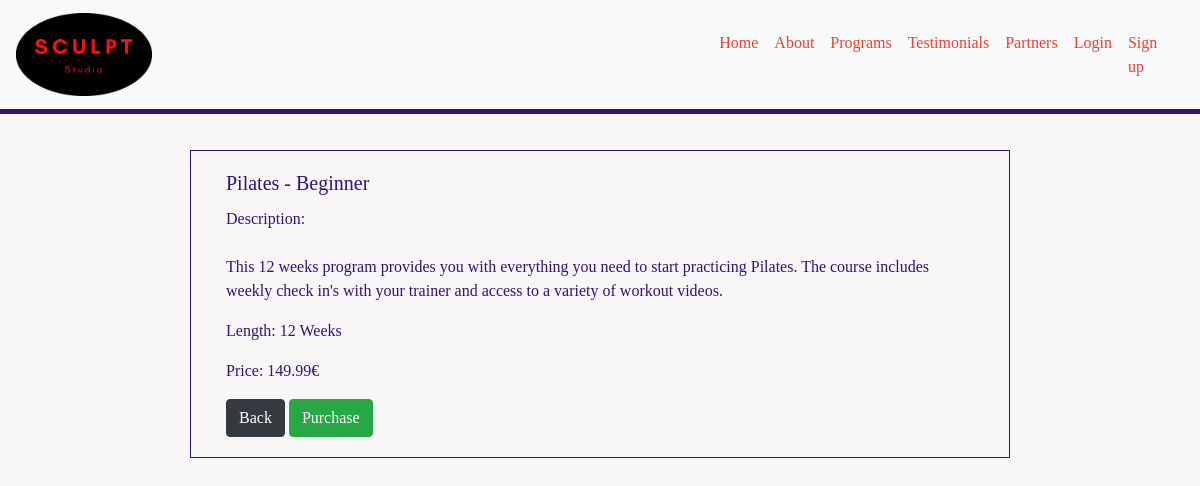
The app's page /programs/1 with its own data.
### programs/models.py (models this page shows, shortened)
class Programs(models.Model):
    class Meta:
        verbose_name_plural = 'Programs'
    name = models.CharField(max_length=100)
    type = models.CharField(max_length=100)
    description = models.TextField()
    price = models.DecimalField(max_digits=6, decimal_places=2)

### programs/views.py (the view)
# urls.py: path('<int:program_id>', views.program_details, name='program_details'),
def program_details(request, program_id):
    programs = get_object_or_404(Programs, pk=program_id)
    context = {
        'programs': programs
    }
    return render(request, 'programs/program_details.html', context)

### programs/templates/programs/program_details.html
{% extends 'base.html' %}
{% block content %}
<div class="row justify-content-center">
  <div class="col-8 programs">
    <div class="card">
      <div class="card-body">
        <h5 class="card-title">{{ programs.name }}</h5>
        <p class="card-text">Description: <br><br>  {{ programs.description }}</p>
        <p class="card-text">Length: {{ programs.type }}</p>
        <p class="card-text">Price: {{ programs.price }}€</p>
        {% if request.user.is_authenticated and request.user.is_superuser %}
        <a href="{% url 'edit_program' program.id %}" class="btn btn-danger">Edit</a>
        <a href="#" class="btn btn-danger">Delete</a>
        <a href="{% url 'programs' %}" class="btn btn-dark btn-primary">Back</a>
        <a href="#" class="btn btn-success btn-primary">Purchase</a>
        {% else %}
        <a href="{% url 'programs' %}" class="btn btn-dark btn-primary">Back</a>
        <a href="#" class="btn btn-success btn-primary">Purchase</a>
        {% endif %}
      </div>
    </div>
  </div>
</div>
{% endblock %}

### static/css/main.css (style rules this page uses)
* { font-family: 'Noto Serif JP', serif; color: rgb(51, 18, 118); font-weight: 500; }
body { background-color: rgb(248, 246, 246); }
a { color: rgb(239, 64, 41); transition: 0.5s; }
.card { background-color: rgb(248, 246, 246); border: none; }
.programs { border: 1px solid rgb(51, 18, 118); margin: 20px; }

### records on screen
Programs: name "Pilates - Beginner", description "This 12 weeks program provides you with everything you need to start practicing Pilates. The course includes weekly check in's with your trainer and access to a variety of workout videos.", type "12 Weeks", price "149.99"
